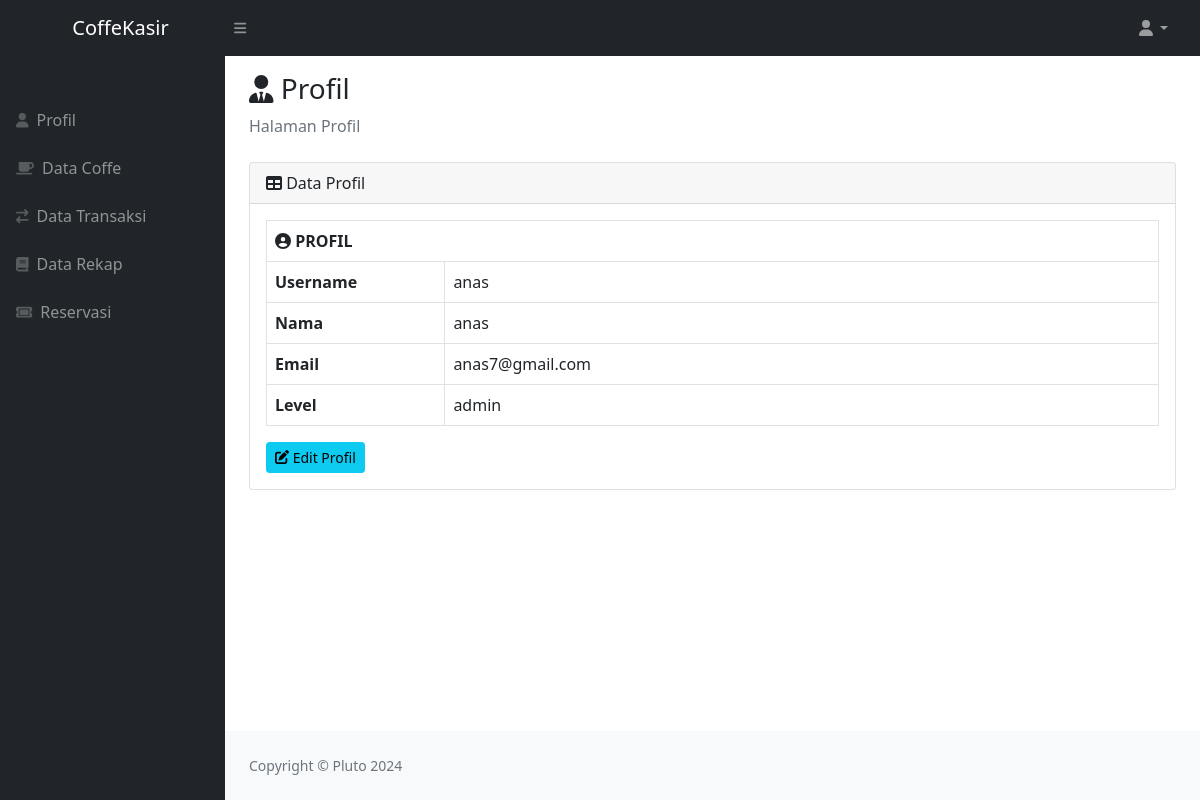
Screenshot of /profil.php (signed in) with the database file from the repository.
### tables this page shows
CREATE TABLE `user` (
  `id_user` int(11) NOT NULL,
  `username` varchar(100) NOT NULL,
  `email` varchar(100) NOT NULL,
  `password` varchar(100) NOT NULL,
  `level` varchar(100) NOT NULL,
  `nama` varchar(100) NOT NULL
);

### profil.php (the view, shortened to what this page needs)
<?php
include('koneksi/koneksi.php');
$role = $_SESSION['level'] === 'admin';
$id_user = $_SESSION['id_user'];
$sql = "select `nama`, `email`, `level`, `username` from `user`
 where `id_user`='$id_user'";
$query = mysqli_query($koneksi, $sql);
while ($data = mysqli_fetch_row($query)) {
    $nama = $data[0];
    $email = $data[1];
    $level = $data[2];
    $username = $data[3];
}
?>
<!DOCTYPE html>
<html lang="en">
<head>
    <link href="https://cdn.jsdelivr.net/npm/bootstrap@5.0.2/dist/css/bootstrap.min.css" rel="stylesheet">
    <link href="css/styles.css" rel="stylesheet" />
</head>
<body class="sb-nav-fixed">
    <nav class="sb-topnav navbar navbar-expand navbar-dark bg-dark">
        <a class="navbar-brand ps-3 text-center" href="index.php">CoffeKasir</a>
        <button class="btn btn-link btn-sm order-1 order-lg-0 me-4 me-lg-0" id="sidebarToggle" href="#!"><i class="fas fa-bars"></i></button>
        <ul class="navbar-nav ms-auto ms-md-0 me-3 me-lg-4">
            <li class="nav-item dropdown">
                <a class="nav-link dropdown-toggle" id="navbarDropdown" href="#" role="button" data-bs-toggle="dropdown" aria-expanded="false"><i class="fas fa-user fa-fw"></i></a>
            </li>
        </ul>
    </nav>
    <div id="layoutSidenav">
        <div id="layoutSidenav_nav">
            <nav class="sb-sidenav accordion sb-sidenav-dark" id="sidenavAccordion">
                <div class="sb-sidenav-menu">
                    <div class="nav">
                        <div class="sb-sidenav-menu-heading"></div>
                        <?php
                        if ($role) :
                        ?>
                            <a class="nav-link" href="profil.php">
                                <div class="sb-nav-link-icon"><i class="fas fa-user"></i></div>
                                Profil
                            </a>
                            <a class="nav-link" href="datacoffe.php">
                                <div class="sb-nav-link-icon"><i class="fas fa-coffee"></i></div>
                                Data Coffe
                            </a>
                            <a class="nav-link" href="datatransaksi.php">
                                <div class="sb-nav-link-icon"><i class="fas fa-exchange"></i></div>
                                Data Transaksi
                            </a>
                            <a class="nav-link" href="datarekap.php">
                                <div class="sb-nav-link-icon"><i class="fas fa-book"></i></div>
                                Data Rekap
                            </a>
                            <a class="nav-link" href="reservasi.php">
                                <div class="sb-nav-link-icon"><i class="fas fa-ticket"></i></div>
                                Reservasi
                            </a>
                        <?php endif; ?>
                    </div>
                </div>
            </nav>
        </div>
        <div id="layoutSidenav_content">
            <main>
                <div class="container-fluid px-4">
                    <div class="col-sm-6 mt-3">
                        <h3><i class="fas fa-user-tie"></i> Profil</h3>
                    </div>
                    <ol class="breadcrumb mb-4">
                        <li class="breadcrumb-item active">Halaman Profil</li>
                    </ol>
                    <div class="card mb-4">
                        <div class="card-header">
                            <i class="fas fa-table mr-1"></i>
                            Data Profil
                        </div>
                        <div class="card-body">
                            <table class="table table-bordered">
                                <tbody>
                                    <tr>
                                        <td colspan="2"><i class="fas fa-user-circle"></i>
                                            <strong>PROFIL<strong>
                                        </td>
                                    </tr>
                                    <tr>
                                        <td width="20%"><strong>Username<strong></td>
                                        <td width="80%"><?php echo $username; ?></td>
                                    </tr>
                                    <tr>
                                        <td width="20%"><strong>Nama<strong></td>
                                        <td width="80%"><?php echo $nama; ?></td>
                                    </tr>
                                    <tr>
                                        <td width="20%"><strong>Email<strong></td>
                                        <td width="80%"><?php echo $email; ?></td>
                                    </tr>
                                    <tr>
                                        <td width="20%"><strong>Level<strong></td>
                                        <td width="80%"><?php echo $level; ?></td>
                                    </tr>
                                </tbody>
                            </table>
                            <a href="editprofil.php" class="btn btn-sm btn-info float-right"><i class="fas fa-edit"></i> Edit Profil</a>
                        </div>
                    </div>
                </div>
            </main>
            <footer class="py-4 bg-light mt-auto">
                <div class="container-fluid px-4">
                    <div class="d-flex align-items-center justify-content-between small">
                        <div class="text-muted">Copyright &copy; Pluto 2024</div>
                    </div>
                </div>
            </footer>
        </div>
    </div>
</body>
</html>

### profil.php (style rules this page uses)
a { text-decoration: none; color: black; }

### rows the page displays
user: username "anas", nama "anas", email "anas7@gmail.com", level "admin"
